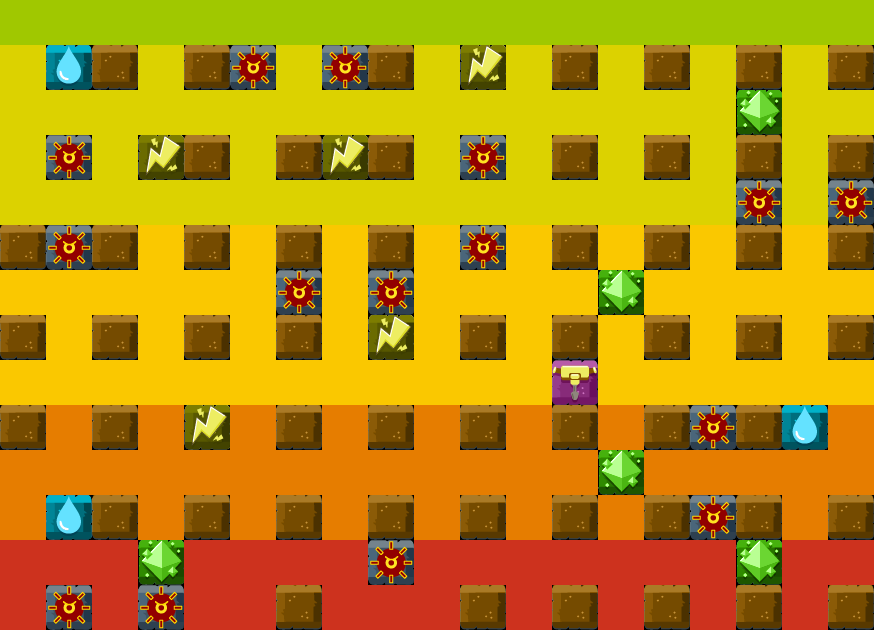

Below is a game level as drawn by its tile map, then a one-line description and the .tmx file that defines it, in full:
An orthogonal 19x14 tile map with 46x45 px tiles, 1 tile layer (Tile Layer 1).

<map version="1.0" orientation="orthogonal" renderorder="right-down" width="19" height="14" tilewidth="46" tileheight="45" nextobjectid="1">
 <tileset firstgid="1" name="Minigame tiles" tilewidth="46" tileheight="45" tilecount="13">
  <tile id="0">
   <image width="46" height="45" source="../Textures/Tiles Minigame/24_5_Diamond.png" />
  </tile>
  <tile id="1">
   <image width="46" height="45" source="../Textures/Tiles Minigame/24_5_Electricity.png" />
  </tile>
  <tile id="2">
   <image width="46" height="45" source="../Textures/Tiles Minigame/26_5_Acid.png" />
  </tile>
  <tile id="3">
   <image width="46" height="45" source="../Textures/Tiles Minigame/26_5_Block.png" />
  </tile>
  <tile id="4">
   <image width="46" height="45" source="../Textures/Tiles Minigame/26_5_Green.png" />
  </tile>
  <tile id="5">
   <image width="46" height="45" source="../Textures/Tiles Minigame/26_5_Orange.png" />
  </tile>
  <tile id="6">
   <image width="46" height="45" source="../Textures/Tiles Minigame/26_5_Red.png" />
  </tile>
  <tile id="7">
   <image width="46" height="45" source="../Textures/Tiles Minigame/26_5_Water.png" />
  </tile>
  <tile id="8">
   <image width="46" height="45" source="../Textures/Tiles Minigame/26_5_Yellow.png" />
  </tile>
  <tile id="9">
   <image width="46" height="45" source="../Textures/Tiles Minigame/2_6_Diamond.png" />
  </tile>
  <tile id="10">
   <image width="46" height="45" source="../Textures/Tiles Minigame/2_6_Life.png" />
  </tile>
  <tile id="11">
   <image width="46" height="45" source="../Textures/Tiles Minigame/6_6_Mine.png" />
  </tile>
  <tile id="12">
   <image width="46" height="45" source="../Textures/Tiles Minigame/6_6_MineArea.png" />
  </tile>
 </tileset>
 <layer name="Tile Layer 1" width="19" height="14">
  <data encoding="csv">
5,5,5,5,5,5,5,5,5,5,5,5,5,5,5,5,5,5,5,
3,8,4,3,4,12,3,12,4,3,2,3,4,3,4,3,4,3,4,
3,3,3,3,3,3,3,3,3,3,3,3,3,3,3,3,10,3,3,
3,12,3,2,4,3,4,2,4,3,12,3,4,3,4,3,4,3,4,
3,3,3,3,3,3,3,3,3,3,3,3,3,3,3,3,12,3,12,
4,12,4,9,4,9,4,9,4,9,12,9,4,9,4,9,4,9,4,
9,9,9,9,9,9,12,9,12,9,9,9,9,10,9,9,9,9,9,
4,9,4,9,4,9,4,9,2,9,4,9,4,9,4,9,4,9,4,
9,9,9,9,9,9,9,9,9,9,9,9,11,9,9,9,9,9,9,
4,6,4,6,2,6,4,6,4,6,4,6,4,6,4,12,4,8,6,
6,6,6,6,6,6,6,6,6,6,6,6,6,10,6,6,6,6,6,
6,8,4,6,4,6,4,6,4,6,4,6,4,6,4,12,4,6,4,
7,7,7,10,7,7,7,7,12,7,7,7,7,7,7,7,10,7,7,
7,12,7,12,7,7,4,7,7,7,4,7,4,7,4,7,4,7,4
</data>
 </layer>
</map>
